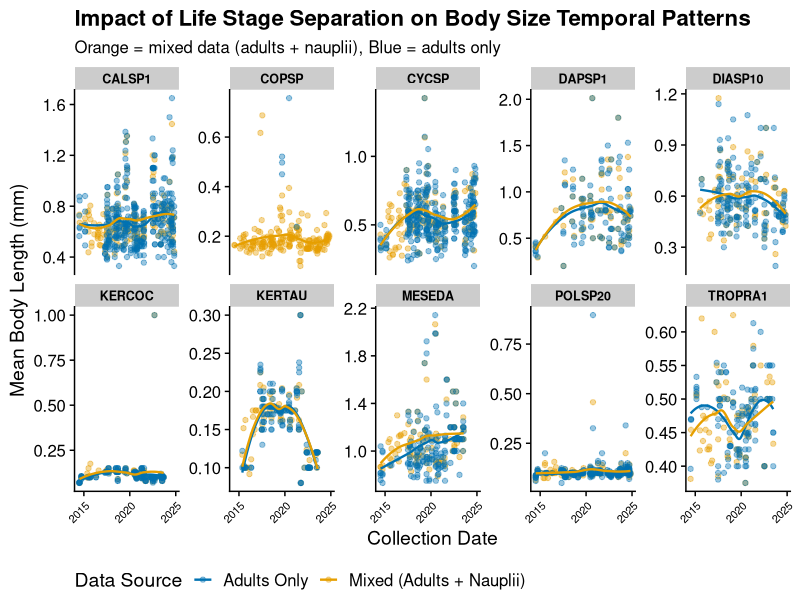
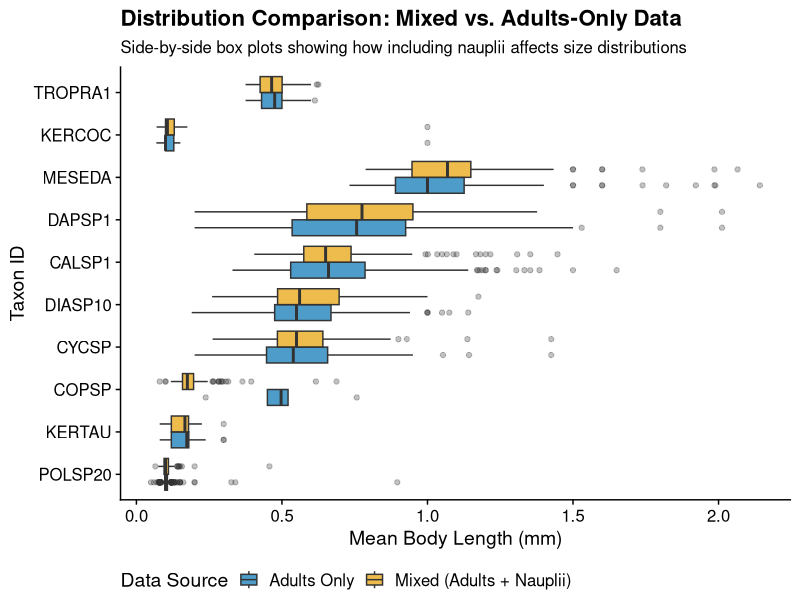

Source code (R) for these figures, in order:
# Comparison: Mixed Life Stages vs. Adults-Only Analysis
# Purpose: Side-by-side comparison showing how body size patterns differ
#          when nauplii (larvae) are included vs. excluded
# Date: 2026-05-02
#
# INPUTS:
#   - data-processed/zooplankton_2014_2026.csv
#     (Cleaned zooplankton data from script 08, all life stages)
#   - data-processed/zooplankton_body_size_summary_adults_2014_2026.csv
#     (Adults-only summary from script 05)
#
# OUTPUTS:
#   - Multiple PNG comparison figures showing mixed vs adults-only body size patterns

# Load libraries
library(tidyverse)
library(readr)
library(ggplot2)
library(cowplot)
library(patchwork)

# ============================================================================
# Part 1: Prepare Both Datasets
# ============================================================================

cat("Preparing comparison datasets...\n\n")

# Load raw data (all records, mixed life stages)
zoo_raw <- read_csv("data-processed/zooplankton_2014_2026.csv")

# Create MIXED summary (includes both adults and nauplii)
zoo_mixed_summary <- zoo_raw |>
  mutate(mean_body_length = (zooMinimumLength + zooMaximumLength) / 2) |>
  group_by(siteID, collectDate, taxonID) |>
  summarise(
    mean_body_length = mean(mean_body_length, na.rm = TRUE),
    max_body_length = mean(zooMaximumLength, na.rm = TRUE),
    count_per_liter = first(countPerL),
    n_records = n(),
    .groups = "drop"
  ) |>
  mutate(
    data_source = "Mixed (Adults + Nauplii)",
    collectDate = as.Date(collectDate)
  ) |>
  arrange(siteID, collectDate, taxonID)

# Load ADULTS-ONLY summary (pre-calculated)
zoo_adults_summary <- read_csv("data-processed/zooplankton_body_size_summary_adults_2014_2026.csv") |>
  mutate(
    data_source = "Adults Only",
    collectDate = as.Date(collectDate)
  )

# Get top 10 taxa (from mixed data for consistency)
top_taxa <- zoo_mixed_summary |>
  group_by(taxonID) |>
  summarise(total_samples = n(), .groups = "drop") |>
  arrange(desc(total_samples)) |>
  head(10) |>
  pull(taxonID)

cat("Top 10 taxa (by frequency in full dataset):\n")
print(top_taxa)
cat("\n")

# ============================================================================
# Part 2: Summary Statistics Comparison
# ============================================================================

cat(paste(rep("=", 80), collapse = ""), "\n")
cat("SUMMARY STATISTICS: MIXED vs. ADULTS-ONLY\n")
cat(paste(rep("=", 80), collapse = ""), "\n\n")

# Overall body size statistics
cat("Overall Body Size (all taxa combined):\n")
cat(paste(rep("-", 80), collapse = ""), "\n")

mixed_stats <- zoo_mixed_summary |>
  summarise(
    n_samples = n(),
    mean_length = round(mean(mean_body_length, na.rm = TRUE), 4),
    sd_length = round(sd(mean_body_length, na.rm = TRUE), 4),
    min_length = round(min(mean_body_length, na.rm = TRUE), 4),
    max_length = round(max(mean_body_length, na.rm = TRUE), 4)
  )

adults_stats <- zoo_adults_summary |>
  summarise(
    n_samples = n(),
    mean_length = round(mean(mean_body_length, na.rm = TRUE), 4),
    sd_length = round(sd(mean_body_length, na.rm = TRUE), 4),
    min_length = round(min(mean_body_length, na.rm = TRUE), 4),
    max_length = round(max(mean_body_length, na.rm = TRUE), 4)
  )

cat("MIXED DATA:\n")
print(mixed_stats)
cat("\nADULTS-ONLY DATA:\n")
print(adults_stats)

# Calculate the difference
cat("\nDIFFERENCE (Mixed - Adults):\n")
cat("  Sample count difference:", mixed_stats$n_samples - adults_stats$n_samples, "\n")
cat("  Mean body length difference:", round(mixed_stats$mean_length - adults_stats$mean_length, 4), "mm\n")
cat("  % difference in mean:", round((mixed_stats$mean_length - adults_stats$mean_length) / adults_stats$mean_length * 100, 1), "%\n")

# ============================================================================
# Part 3: Per-Taxon Comparison (Top 10)
# ============================================================================

cat("\n\n", paste(rep("=", 80), collapse = ""), "\n", sep = "")
cat("PER-TAXON COMPARISON: Top 10 Taxa\n")
cat(paste(rep("=", 80), collapse = ""), "\n\n")

mixed_by_taxon <- zoo_mixed_summary |>
  filter(taxonID %in% top_taxa) |>
  group_by(taxonID) |>
  summarise(
    n_samples_mixed = n(),
    mean_length_mixed = round(mean(mean_body_length, na.rm = TRUE), 4),
    .groups = "drop"
  )

adults_by_taxon <- zoo_adults_summary |>
  filter(taxonID %in% top_taxa) |>
  group_by(taxonID) |>
  summarise(
    n_samples_adults = n(),
    mean_length_adults = round(mean(mean_body_length, na.rm = TRUE), 4),
    .groups = "drop"
  )

taxon_comparison <- mixed_by_taxon |>
  full_join(adults_by_taxon, by = "taxonID") |>
  mutate(
    length_difference_mm = round(mean_length_mixed - mean_length_adults, 4),
    length_pct_difference = round((mean_length_mixed - mean_length_adults) / mean_length_adults * 100, 1),
    sample_difference = n_samples_mixed - n_samples_adults
  ) |>
  arrange(desc(abs(length_pct_difference)))

cat("Taxon | Mixed Samples | Mixed Mean | Adult Samples | Adult Mean | Diff (mm) | Diff (%) | Sample Diff\n")
cat(paste(rep("-", 110), collapse = ""), "\n")
for (i in 1:nrow(taxon_comparison)) {
  row <- taxon_comparison[i, ]
  cat(sprintf("%-10s | %13d | %10.4f | %13d | %10.4f | %9.4f | %8.1f | %10d\n",
              row$taxonID,
              row$n_samples_mixed,
              row$mean_length_mixed,
              row$n_samples_adults,
              row$mean_length_adults,
              row$length_difference_mm,
              row$length_pct_difference,
              row$sample_difference))
}

# ============================================================================
# Part 4: Visualization Comparison - Time Series
# ============================================================================

cat("\n\nCreating comparison visualizations...\n")

# Combine data for visualization
viz_data <- bind_rows(
  zoo_mixed_summary |>
    filter(taxonID %in% top_taxa) |>
    select(taxonID, collectDate, mean_body_length, data_source),
  zoo_adults_summary |>
    filter(taxonID %in% top_taxa) |>
    select(taxonID, collectDate, mean_body_length, data_source)
)

# Set up color palette
data_colors <- c("Mixed (Adults + Nauplii)" = "#E69F00", "Adults Only" = "#0072B2")

# Plot 1: Temporal patterns comparison
p1 <- ggplot(viz_data, aes(x = collectDate, y = mean_body_length, color = data_source)) +
  geom_point(alpha = 0.4, size = 1.5) +
  geom_smooth(method = "loess", se = FALSE, alpha = 0.8, size = 0.8) +
  facet_wrap(~ taxonID, scales = "free_y", ncol = 5) +
  scale_color_manual(values = data_colors, name = "Data Source") +
  labs(
    title = "Impact of Life Stage Separation on Body Size Temporal Patterns",
    subtitle = "Orange = mixed data (adults + nauplii), Blue = adults only",
    x = "Collection Date",
    y = "Mean Body Length (mm)"
  ) +
  theme_cowplot() +
  theme(
    legend.position = "bottom",
    axis.text.x = element_text(angle = 45, hjust = 1, size = 8),
    strip.text = element_text(size = 9, face = "bold")
  )

ggsave("figures/comparison_temporal_patterns_mixed_vs_adults.png", p1, width = 16, height = 10, dpi = 300)
cat("✓ Saved: figures/comparison_temporal_patterns_mixed_vs_adults.png\n")

# Plot 2: Distribution comparison for each taxon
dist_data <- bind_rows(
  zoo_mixed_summary |>
    filter(taxonID %in% top_taxa) |>
    select(taxonID, mean_body_length, data_source),
  zoo_adults_summary |>
    filter(taxonID %in% top_taxa) |>
    select(taxonID, mean_body_length, data_source)
)

p2 <- ggplot(dist_data, aes(x = reorder(taxonID, mean_body_length, FUN = median),
                             y = mean_body_length, fill = data_source)) +
  geom_boxplot(alpha = 0.7, outlier.alpha = 0.3, position = "dodge") +
  scale_fill_manual(values = data_colors, name = "Data Source") +
  coord_flip() +
  labs(
    title = "Distribution Comparison: Mixed vs. Adults-Only Data",
    x = "Taxon ID",
    y = "Mean Body Length (mm)",
    subtitle = "Side-by-side box plots showing how including nauplii affects size distributions"
  ) +
  theme_cowplot() +
  theme(legend.position = "bottom")

ggsave("figures/comparison_distributions_mixed_vs_adults.png", p2, width = 12, height = 8, dpi = 300)
cat("✓ Saved: figures/comparison_distributions_mixed_vs_adults.png\n")

# ============================================================================
# Part 5: Key Findings Summary
# ============================================================================

cat("\n\n", paste(rep("=", 80), collapse = ""), "\n", sep = "")
cat("KEY FINDINGS\n")
cat(paste(rep("=", 80), collapse = ""), "\n\n")

cat("1. SAMPLE SIZE IMPACT:\n")
cat("   - Mixed data: ", nrow(zoo_mixed_summary), " samples\n", sep = "")
cat("   - Adults-only: ", nrow(zoo_adults_summary), " samples\n", sep = "")
cat("   - Difference: ", nrow(zoo_mixed_summary) - nrow(zoo_adults_summary), " samples removed\n\n", sep = "")

cat("2. BODY SIZE IMPACT:\n")
cat("   - Mean length (mixed): ", round(mean(zoo_mixed_summary$mean_body_length, na.rm = TRUE), 4), " mm\n", sep = "")
cat("   - Mean length (adults): ", round(mean(zoo_adults_summary$mean_body_length, na.rm = TRUE), 4), " mm\n", sep = "")
cat("   - Overall difference: ", round(mean(zoo_mixed_summary$mean_body_length, na.rm = TRUE) - mean(zoo_adults_summary$mean_body_length, na.rm = TRUE), 4), " mm\n\n", sep = "")

# Find taxa with biggest differences
biggest_diff <- taxon_comparison |> arrange(desc(abs(length_pct_difference))) |> head(5)
cat("3. TAXA MOST AFFECTED BY NAUPLII INCLUSION:\n")
for (i in 1:nrow(biggest_diff)) {
  row <- biggest_diff[i, ]
  direction <- if_else(row$length_pct_difference > 0, "INFLATED", "DEFLATED")
  cat(sprintf("   %s: Mean %s by %.1f%% (%.4f mm)\n",
              row$taxonID, direction, abs(row$length_pct_difference), abs(row$length_difference_mm)))
}

cat("\n4. IMPLICATIONS FOR YOUR ANALYSIS:\n")
cat("   - Using mixed data risks confounding life stage composition with actual body size responses\n")
cat("   - Some taxa (like those heavily dominated by nauplii) show dramatic shifts\n")
cat("   - Adults-only approach gives cleaner signal for temperature/food supply hypothesis\n")
cat("   - Nauplii should be analyzed separately if interested in recruitment dynamics\n")

cat("\n", paste(rep("=", 80), collapse = ""), "\n", sep = "")
cat("Comparison analysis complete!\n")
cat(paste(rep("=", 80), collapse = ""), "\n")
